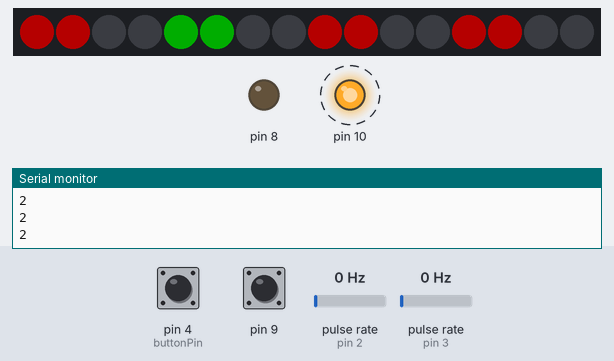
The sketch below on a simulated Arduino Uno, built with avr-gcc and run on an emulated ATmega328P. Parts: 16 RGB LEDs in strip order, left to right, output pins drawn as LEDs (lit = HIGH), the last lines printed to the serial monitor. Wiring (inferred from the names in the program): 2 × pulse sensor: data pin 2 / data pin 3. Dashed ring = blinking. The test bench sets the inputs (shaded band); at power-on: pin 4 (buttonPin) HIGH, pulse rate (sensors on pin 2, pin 3) 0 Hz, pin 9 HIGH. Dim RGB values are drawn brighter than linear.

Above: at 1.2 s.
1.3 s: pin 4 (buttonPin) pulled LOW for 3.2 s
At 4.8 s:
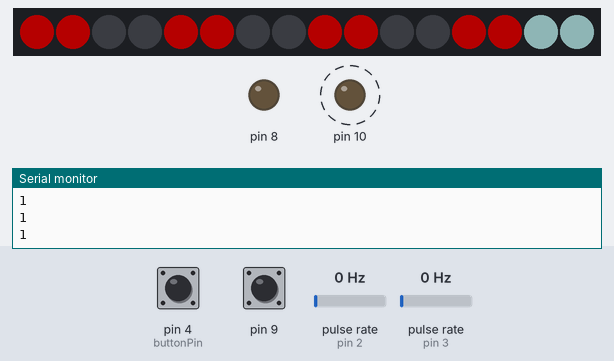
5.1 s: pulse rate (sensor on pin 2) set to 50 Hz
At 6.34 s:
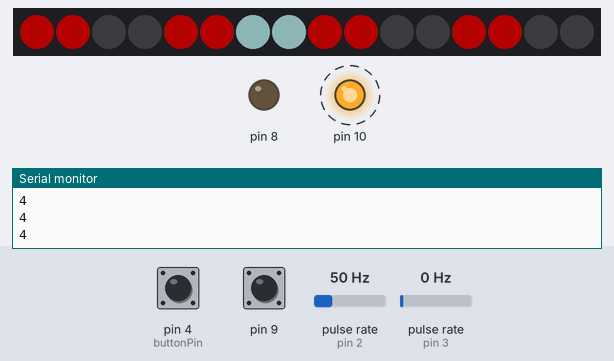
7.0 s: pin 9 pulled LOW for 0.15 s
At 7.5 s:
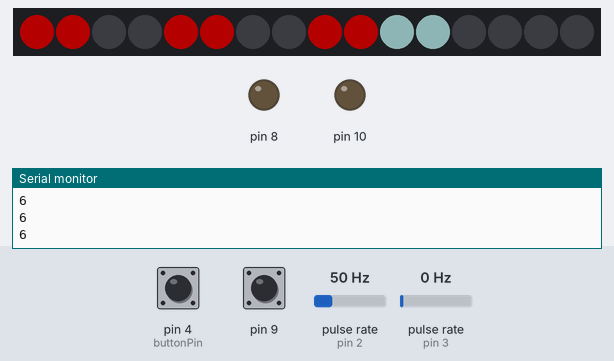
7.7 s: pin 9 pulled LOW for 1 s
At 9.2 s:
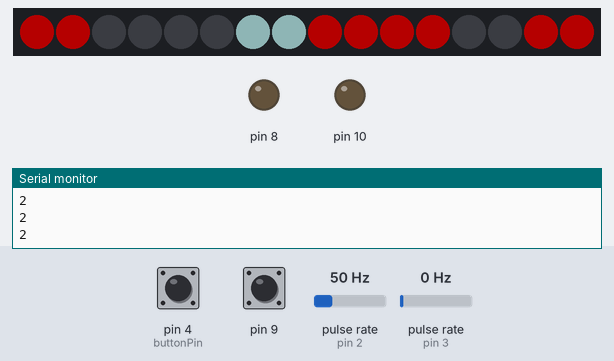
9.3 s: pulse rate (sensor on pin 3) set to 4 Hz
At 11.41 s:
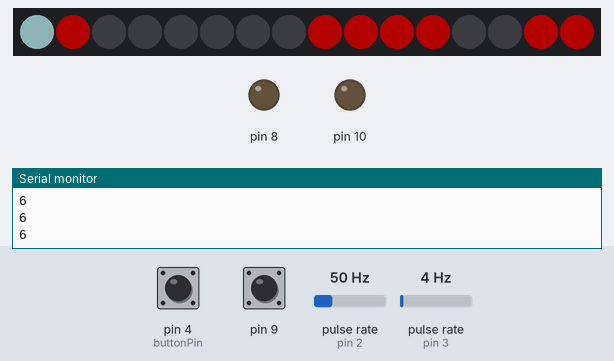
12.3 s: pulse rate (sensor on pin 2) set to 150 Hz
At 12.93 s:
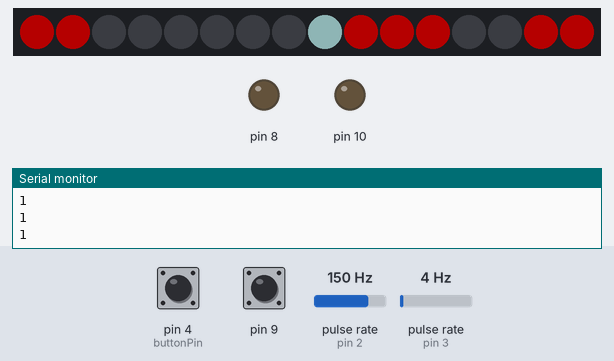
Timing chart, 0 to 15.1 s (numbered marks = the images above; inputs shaded):
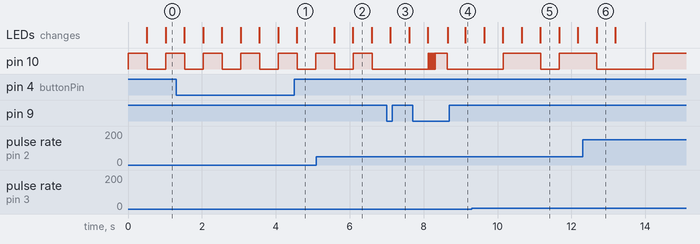

The sketch:

stepSequencer.ino
```cpp
#include <Adafruit_NeoPixel.h>
int currentStep = 16;
boolean steps[] = {true, false, true, false, true, false, true, false};
int encoderPin1 = 2;
int encoderPin2 = 3;
int buttonPin = 4;
int state = 0;

volatile int lastEncoded = 0;
volatile int encoderValue = 500;
volatile int pos=0;


long lastencoderValue = 0;

int lastMSB = 0;
int lastLSB = 0;

long lastMillis = millis();

#define PIN 6
Adafruit_NeoPixel strip = Adafruit_NeoPixel(16, PIN, NEO_GRB + NEO_KHZ800);

void setup() {

  pinMode(encoderPin1, INPUT);
  pinMode(encoderPin2, INPUT);
  pinMode(4, INPUT_PULLUP);

  pinMode(10,OUTPUT);
  pinMode(9,INPUT_PULLUP);
  pinMode(8,OUTPUT);
  digitalWrite(8,LOW);

  digitalWrite(encoderPin1, HIGH); //turn pullup resistor on
  digitalWrite(encoderPin2, HIGH); //turn pullup resistor on


  strip.setBrightness(64);
  strip.begin();
  strip.show(); // Initialize all pixels to 'off'
  attachInterrupt(0, updateEncoder, CHANGE);
  attachInterrupt(1, updateEncoder, CHANGE);
  Serial.begin(9600);
}

void loop() {
  // put your main code here, to run repeatedly:
  if (!digitalRead(buttonPin))state = (state + 1) % 2;
  if(steps[currentStep]) digitalWrite(10,HIGH);
  else digitalWrite(10,LOW);
  if (millis() - lastMillis > encoderValue) {
    colorStep((currentStep+1)*2);
    currentStep = (currentStep + 1) % 8;
    lastMillis = millis();
  }
  if(!digitalRead(9)){
    steps[7-(pos/10)]=!steps[7-(pos/10)];
    //state=0;
  }
  delay(10);
  Serial.println(currentStep);

}

void colorStep(uint8_t s) {
  for (uint16_t i = 0; i < strip.numPixels(); i+=2) {
    if (steps[i / 2]) {
      strip.setPixelColor(i, strip.Color(255, 0, 0));
      strip.setPixelColor(i+1, strip.Color(255, 0, 0));
    }
    else {
      strip.setPixelColor(i, strip.Color(0, 0, 0));
      strip.setPixelColor(i+1, strip.Color(0, 0, 0));
    }
  }
  if (state==1) {
   // strip.setPixelColor(s, strip.Color(50, 200, 0));
    strip.setPixelColor((7-(pos/10))*2, strip.Color(200, 255, 255));
    if(steps[7-(pos/10)]) strip.setPixelColor((7-(pos/10))*2+1, strip.Color(255, 0,0));
    else strip.setPixelColor((7-(pos/10))*2+1, strip.Color(200, 255, 255));
  }
  else if(state==0) {
    strip.setPixelColor(s, strip.Color(0, 200, 0));
    strip.setPixelColor(s + 1, strip.Color(0, 200, 0));
  }

  strip.show();
}

void updateEncoder() {
  int MSB = digitalRead(encoderPin1); //MSB = most significant bit
  int LSB = digitalRead(encoderPin2); //LSB = least significant bit

  int encoded = (MSB << 1) | LSB; //converting the 2 pin value to single number
  int sum  = (lastEncoded << 2) | encoded; //adding it to the previous encoded value

  if (state==1) {
    //if (sum == 0b1101 || sum == 0b0100 || sum == 0b0010 || sum == 0b1011)  steps[8-(pos/10)]=!steps[8-(pos/10)];
    if (sum == 0b1110 || sum == 0b0111 || sum == 0b0001 || sum == 0b1000)  pos = (pos+1)%80;
  } else if(state==0){
    if (sum == 0b1101 || sum == 0b0100 || sum == 0b0010 || sum == 0b1011) encoderValue = constrain(encoderValue -= 1, 10, 1000);
    if (sum == 0b1110 || sum == 0b0111 || sum == 0b0001 || sum == 0b1000) encoderValue = constrain(encoderValue += 1, 10, 1000);
  }
  lastEncoded = encoded; //store this value for next time
}
```

Measured:
- after the input at 1.3 s, the LEDs: first differ from a run without the input after 3.3 s (image 1)
- after the input at 5.1 s, the LEDs: first change after 0.48 s (image 2 shows a later state)
- after the input at 7.0 s, pin 10: stays LOW (without the input it goes to HIGH after 0.11 s)
- by itself, pin 10: alternates HIGH for 0.51 s and LOW for 0.51 s
- what the display in image 2 shows lasts 0.5 s, from 6.1 s to 6.6 s
